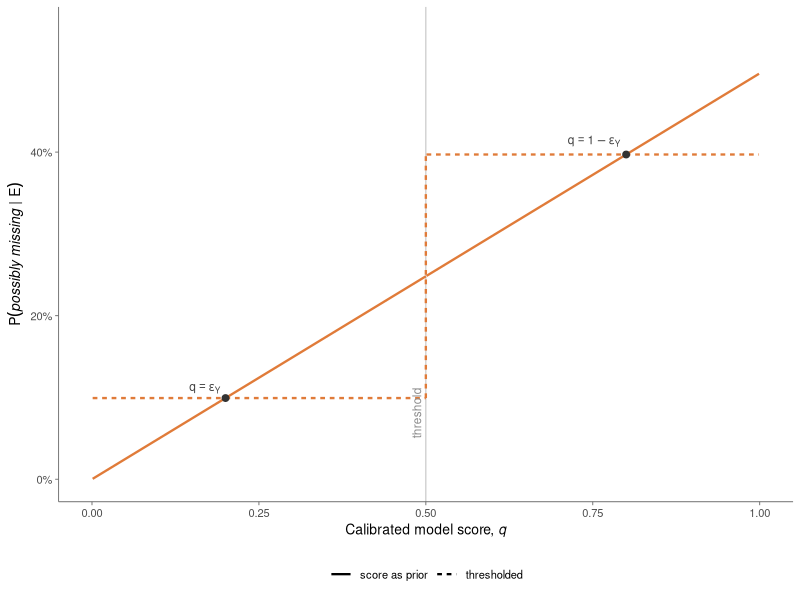
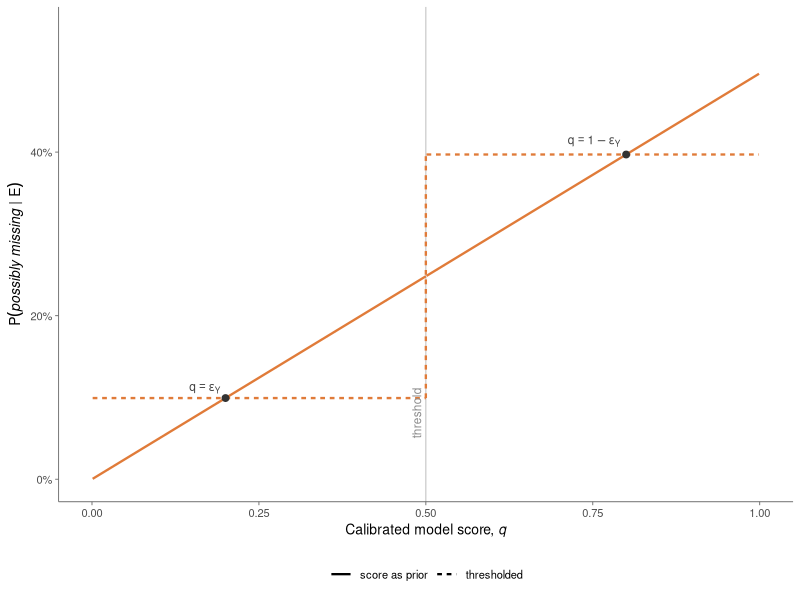

Reproduce these figures in R, in order.
## ---------------------------------------------------------------------------
## SI figure (fig:model_score): the model score as prior against the model as
## thresholded evidence. Evidence on the other two axes is fixed at O_l = 0 and
## detection in every one of R = 5 replicates.
##   pi_Y = q      : the score enters the prior, no model factor in the likelihood
##   thresholded   : Y = 1[q > tau] enters as evidence with rate eps_Y, pi_Y = 1/2
## ---------------------------------------------------------------------------

library(ggplot2)

eY <- 0.20; el <- 0.30; f <- 0.05; rho <- 0.15
R <- 5; tau <- 0.5

p1 <- rho * (1 - el); eP <- (1 - p1)^R; eM <- 1 - (1 - f)^R
sig <- rbind(c(1,1,1), c(1,1,0), c(1,0,1), c(1,0,0),
             c(0,1,1), c(0,1,0), c(0,0,1), c(0,0,0))
nm  <- c("recurrent","locally unique","possibly missing","phantom",
         "model-elusive","weakly supported","locally absent","possibly forbidden")

## local and replicate factors for O_l = 0, O_r = 1 (identical in the two halves)
lr <- sapply(1:8, function(i) {
  fl <- if (sig[i,2] == 1) el else 1 - f
  fr <- if (sig[i,3] == 1) 1 - eP else eM
  fl * fr
})

## model as prior: pi_Y = q, no model factor in the likelihood
as_prior <- function(q) {
  pri <- sapply(1:8, function(i) ifelse(sig[i,1] == 1, q, 1 - q) * 0.25)
  L <- lr * pri; L / sum(L)
}
## model as evidence: Y = 1[q > tau], pi_Y = 1/2, model factor eps_Y
as_evidence <- function(q) {
  Y <- as.integer(q > tau)
  L <- lr * sapply(1:8, function(i) if (sig[i,1] == Y) 1 - eY else eY) * 0.125
  L / sum(L)
}

qs <- seq(0.001, 0.999, length.out = 999)
shown <- 3                                        # possibly missing
dat <- do.call(rbind, lapply(shown, function(i) rbind(
  data.frame(q = qs, p = sapply(qs, function(q) as_prior(q)[i]),
             cat = nm[i], how = "score as prior"),
  data.frame(q = qs, p = sapply(qs, function(q) as_evidence(q)[i]),
             cat = nm[i], how = "thresholded"))))
dat$cat <- factor(dat$cat, levels = nm[shown])
dat$how <- factor(dat$how, levels = c("score as prior", "thresholded"))
dat$grp <- interaction(dat$cat, dat$how)
## break the step so the vertical jump is not drawn
dat$grp <- interaction(dat$grp, dat$q > tau)

pal <- setNames("#E07B39", nm[shown])
## the vertical jump of the step, drawn so it reads as a step function
jump <- data.frame(q = c(tau, tau),
                   p = c(as_evidence(tau - 1e-6)[3], as_evidence(tau + 1e-6)[3]))
meet <- data.frame(q = c(eY, 1 - eY),
                   p = c(as_prior(eY)[3], as_prior(1 - eY)[3]))

p <- ggplot(dat, aes(q, p, colour = cat, linetype = how, group = grp)) +
  geom_vline(xintercept = tau, colour = "grey75", linewidth = 0.35) +
  geom_line(linewidth = 0.8) +
  geom_line(data = jump, aes(q, p), inherit.aes = FALSE, linetype = "22",
            colour = pal[[1]], linewidth = 0.8) +
  geom_point(data = meet, aes(q, p), inherit.aes = FALSE, size = 2,
             colour = "grey20") +
  annotate("text", x = eY, y = as_prior(eY)[3], label = "q == epsilon[Y]",
           hjust = 1.15, vjust = -0.4, size = 3, colour = "grey25", parse = TRUE) +
  annotate("text", x = 1 - eY, y = as_prior(1 - eY)[3],
           label = "q == 1 - epsilon[Y]",
           hjust = 1.1, vjust = -0.6, size = 3, colour = "grey25", parse = TRUE) +
  annotate("text", x = tau, y = 0.05, label = "threshold", angle = 90,
           vjust = -0.5, hjust = 0, size = 3, colour = "grey55") +
  scale_colour_manual(values = pal, guide = "none") +
  scale_linetype_manual(values = c("solid", "22"), name = NULL) +
  scale_y_continuous(limits = c(0, 0.55),
                     labels = function(x) paste0(round(100 * x), "%")) +
  scale_x_continuous(limits = c(0, 1), breaks = seq(0, 1, 0.25)) +
  labs(x = expression("Calibrated model score, " * italic(q)),
       y = expression(P(italic("possibly missing") ~ "|" ~ E))) +
  theme_classic(base_size = 10) +
  theme(axis.line = element_line(colour = "grey40", linewidth = 0.3),
        axis.ticks = element_line(colour = "grey40", linewidth = 0.3),
        legend.position = "bottom", legend.box = "vertical",
        legend.spacing.y = unit(0, "pt"))

cat(sprintf("slope of the ramp for possibly missing: %.4f per unit q\n", as_prior(1)[3]))
for (q in c(0.05, 0.20, 0.49, 0.51, 0.80, 0.95))
  cat(sprintf("  q=%.2f  prior %.3f / %.3f   thresholded %.3f / %.3f   (pm / loc.absent)\n",
      q, as_prior(q)[3], as_prior(q)[7], as_evidence(q)[3], as_evidence(q)[7]))

ggsave("SI_prior_q.pdf", p, width = 5.4, height = 3.6)
ggsave("SI_prior_q.png", p, width = 5.4, height = 3.6, dpi = 300)
